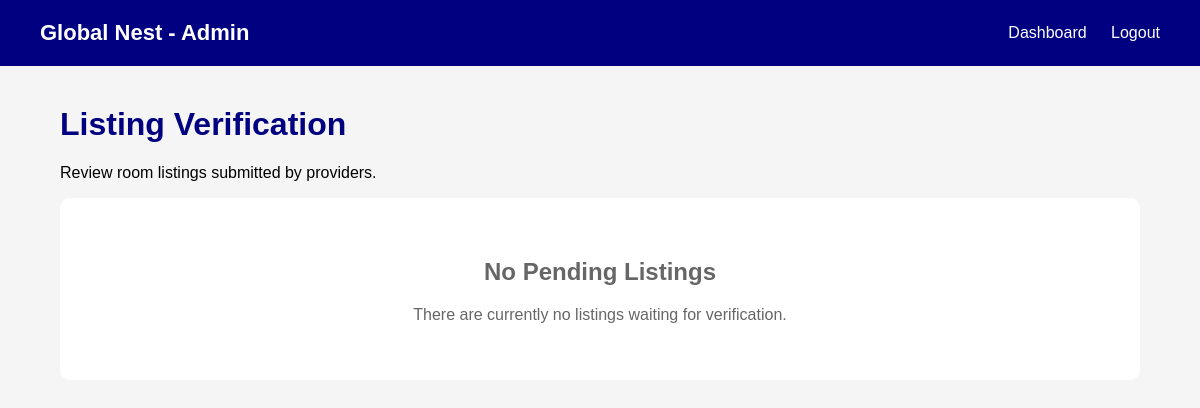
The app's page /listing_verification.php (signed in), older data.
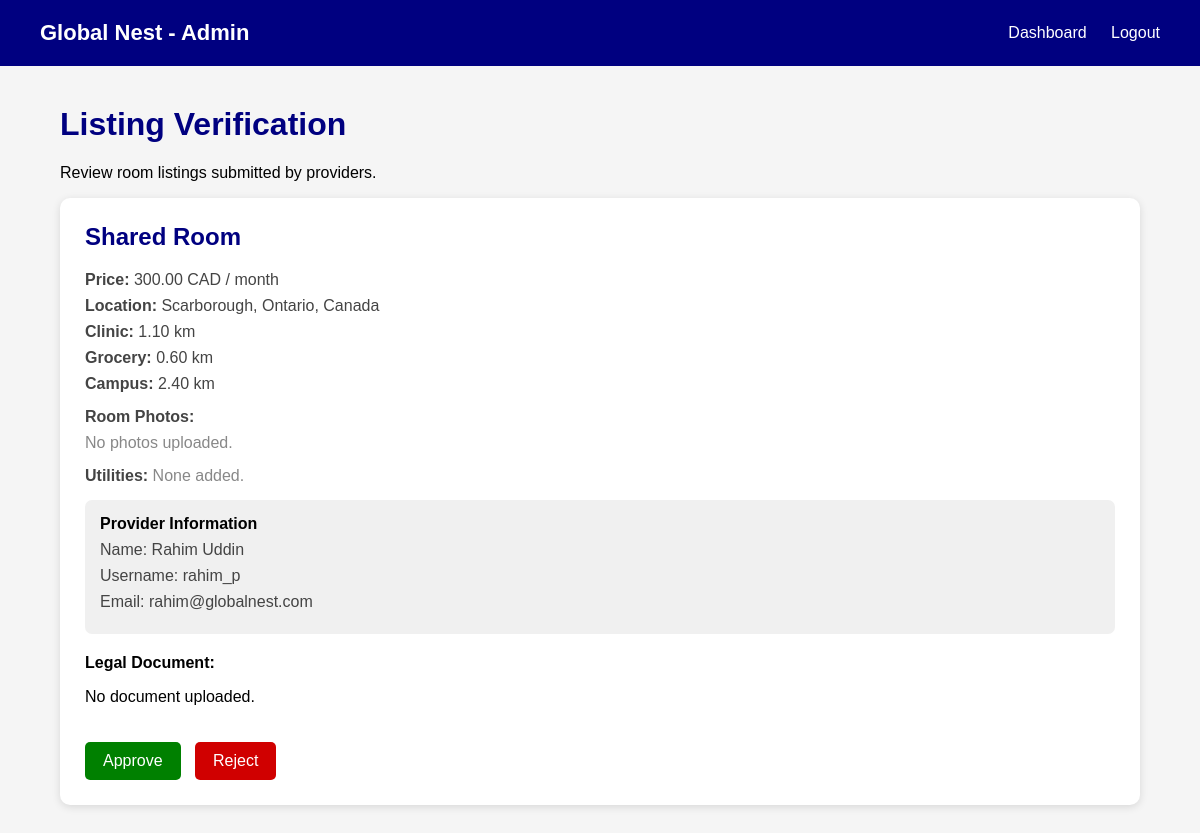
The same page, newer data.
### tables this page shows
CREATE TABLE `listings` (
  `ListingID` int(11) NOT NULL,
  `Price` decimal(10,2) NOT NULL,
  `Currency` varchar(10) NOT NULL,
  `RoomType` varchar(50) DEFAULT NULL,
  `Country` varchar(50) DEFAULT NULL,
  `State` varchar(50) DEFAULT NULL,
  `Neighbourhood` varchar(100) DEFAULT NULL,
  `Clinic` decimal(5,2) DEFAULT NULL,
  `Grocery` decimal(5,2) DEFAULT NULL,
  `Campus` decimal(5,2) DEFAULT NULL,
  `Legal_doc` varchar(255) DEFAULT NULL,
  `Admin_ID` int(11) DEFAULT NULL,
  `Provider_ID` int(11) NOT NULL,
  `Verification_Status` varchar(20) NOT NULL DEFAULT 'Pending'
);

CREATE TABLE `room_provider` (
  `Provider_ID` int(11) NOT NULL,
  `Username` varchar(50) NOT NULL,
  `First_name` varchar(50) NOT NULL,
  `Last_name` varchar(50) DEFAULT NULL,
  `Email` varchar(100) NOT NULL,
  `Password` varchar(255) NOT NULL,
  `is_Verified` tinyint(1) NOT NULL DEFAULT 0,
  `Phone` varchar(20) DEFAULT NULL
);

### listing_verification.php (the view, shortened to what the changed rows need)
<?php
include "DBconnect.php";
$sql = "SELECT Listings.*,
               Room_Provider.First_name,
               Room_Provider.Last_name,
               Room_Provider.Email,
               Room_Provider.Username
        FROM Listings
        JOIN Room_Provider
        ON Listings.Provider_ID = Room_Provider.Provider_ID
        WHERE Listings.Verification_Status = 'Pending'
        ORDER BY Listings.ListingID DESC";
$result = mysqli_query($conn, $sql);
?>
<!DOCTYPE html>
<html>
<head>
</head>
<body>
<div class="container">
    <h1>
        Listing Verification
    </h1>
    <?php if ($result && mysqli_num_rows($result) > 0) { ?>
        <?php while ($listing = mysqli_fetch_assoc($result)) { ?>
            <div class="listing-card">
                <h2>
                    <?php
                    echo htmlspecialchars(
                        $listing["RoomType"]
                    );
                    ?>
                </h2>
                <div class="info">
                    <strong>
                        Price:
                    </strong>
                    <?php
                    echo htmlspecialchars(
                        $listing["Price"]
                    );
                    ?>
                    <?php
                    echo htmlspecialchars(
                        $listing["Currency"]
                    );
                    ?>
                    / month
                </div>
                <div class="info">
                    <strong>
                        Location:
                    </strong>
                    <?php
                    echo htmlspecialchars(
                        $listing["Neighbourhood"]
                    );
                    ?>,
                    <?php
                    echo htmlspecialchars(
                        $listing["State"]
                    );
                    ?>,
                    <?php
                    echo htmlspecialchars(
                        $listing["Country"]
                    );
                    ?>
                </div>
                <div class="info">
                    <strong>
                        Clinic:
                    </strong>
                    <?php
                    echo htmlspecialchars(
                        $listing["Clinic"]
                    );
                    ?>
                    km
                </div>
                <div class="info">
                    <strong>
                        Grocery:
                    </strong>
                    <?php
                    echo htmlspecialchars(
                        $listing["Grocery"]
                    );
                    ?>
                    km
                </div>
                <div class="info">
                    <strong>
                        Campus:
                    </strong>
                    <?php
                    echo htmlspecialchars(
                        $listing["Campus"]
                    );
                    ?>
                    km
                </div>
                <?php
                $this_id = $listing["ListingID"];
                $photo_sql = "SELECT * FROM Listing_Photo
                              WHERE ListingID = '$this_id'
                              ORDER BY PhotoID ASC";
                $photo_result = mysqli_query($conn, $photo_sql);
                ?>
                <div class="info" style="margin-top:15px;">
                    <strong>Room Photos:</strong>
                </div>
                <?php if (mysqli_num_rows($photo_result) > 0) { ?>
                    <div style="display:flex; gap:10px; flex-wrap:wrap;
                                margin-top:8px;">
                        <?php while ($photo = mysqli_fetch_assoc($photo_result)) { ?>
                            <a href="<?php echo htmlspecialchars($photo["PhotoURL"]); ?>"
                               target="_blank">
                                <img
                                    src="<?php echo htmlspecialchars($photo["PhotoURL"]); ?>"
                                    style="width:130px; height:95px;
                                           object-fit:cover; border-radius:7px;"
                                    alt="Room photo">
                            </a>
                        <?php } ?>
                    </div>
                <?php } else { ?>
                    <div class="info" style="color:#888;">
                        No photos uploaded.
                    </div>
                <?php } ?>
                <?php
                $utility_sql = "SELECT * FROM Listing_Utility
                                WHERE ListingID = '$this_id'
                                ORDER BY UtilityName ASC";
                $utility_result = mysqli_query($conn, $utility_sql);
                ?>
                <div class="info" style="margin-top:15px;">
                    <strong>Utilities:</strong>
                    <?php if (mysqli_num_rows($utility_result) > 0) { ?>
                        <?php while ($utility = mysqli_fetch_assoc($utility_result)) { ?>
                            <?php
                            echo htmlspecialchars($utility["UtilityName"]);
                            ?>
                            <?php
                            echo htmlspecialchars($utility["Amount"]);
                            ?>
                            <?php
                            echo htmlspecialchars($listing["Currency"]);
                            ?>
                            &nbsp;&nbsp;
                        <?php } ?>
                    <?php } else { ?>
                        <span style="color:#888;">
                            None added.
                        </span>
                    <?php } ?>
                </div>
                <div class="provider">
                    <strong>
                        Provider Information
                    </strong>
                    <div class="info">
                        Name:
                        <?php
                        echo htmlspecialchars(
                            $listing["First_name"]
                        );
                        ?>
                        <?php
                        echo htmlspecialchars(
                            $listing["Last_name"]
                        );
                        ?>
                    </div>
                    <div class="info">
                        Username:
                        <?php
                        echo htmlspecialchars(
                            $listing["Username"]
                        );
                        ?>
                    </div>
                    <div class="info">
                        Email:
                        <?php
                        echo htmlspecialchars(
                            $listing["Email"]
                        );
                        ?>
                    </div>
                </div>
                <div class="document">
                    <strong>
                        Legal Document:
                    </strong>
                    <?php if ($listing["Legal_doc"] != "") { ?>
                        <br><br>
                        <a
                            href="<?php
                            echo htmlspecialchars(
                                $listing["Legal_doc"]
                            );
                            ?>"
                            target="_blank"
                        >
                            View Legal Document
                        </a>
                    <?php } else { ?>
                        <p>
                            No document uploaded.
                        </p>
                    <?php } ?>
                </div>
                <a
                    href="listing_verification.php?approve=<?php
                    echo $listing["ListingID"];
                    ?>"
                    class="approve-button"
                    onclick="return confirm('Approve this listing?');"
                >
                    Approve
                </a>
                <a
                    href="listing_verification.php?reject=<?php
                    echo $listing["ListingID"];
                    ?>"
                    class="reject-button"
                    onclick="return confirm('Reject this listing?');"
                >
                    Reject
                </a>
            </div>
        <?php } ?>
    <?php } else { ?>
        <div class="no-listing">
            <h2>
                No Pending Listings
            </h2>
            <p>
                There are currently no listings waiting for verification.
            </p>
        </div>
    <?php } ?>
</div>
</body>
</html>

Row changes from the older to the newer data that the page shows:
added listings: RoomType "Shared Room", Price "300.00", Currency "CAD", Neighbourhood "Scarborough", State "Ontario", Country "Canada", Clinic "1.10", Grocery "0.60", Campus "2.40", Provider_ID.First_name "Rahim", Provider_ID.Last_name "Uddin", Provider_ID.Username "rahim_p", Provider_ID.Email "rahim@globalnest.com", Legal_doc "No document uploaded."
Text that changed along with them:
text no longer shown: "No Pending Listings There are currently no listings waiting for verification."
